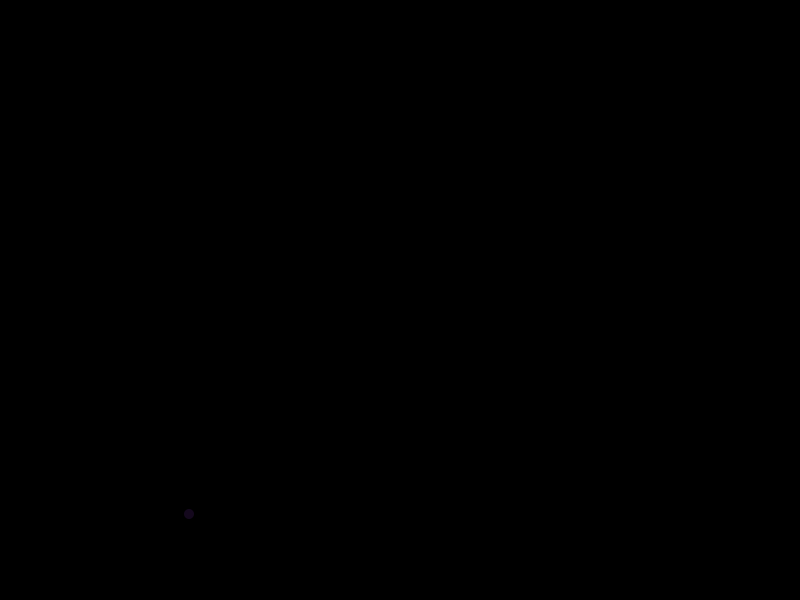
Frame 1 (no input)
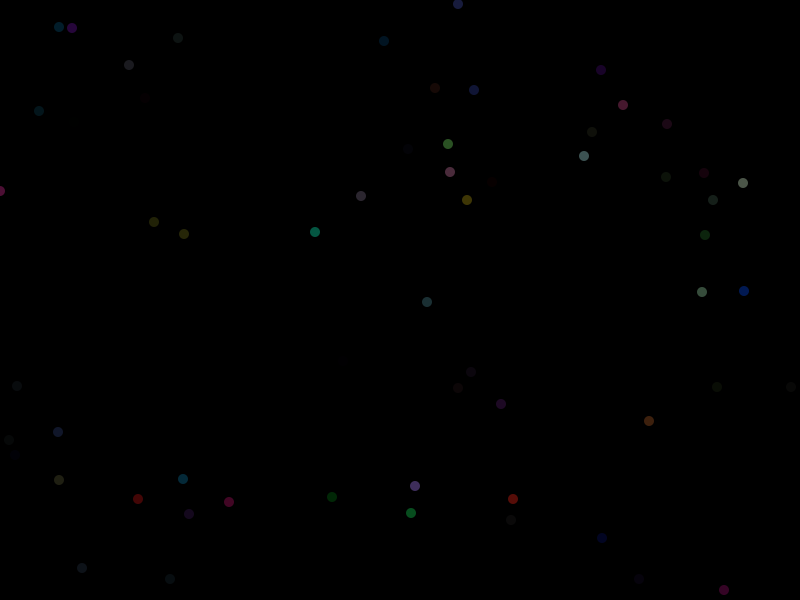
Frame 60 (the mouse pressed at the canvas centre just before this capture)
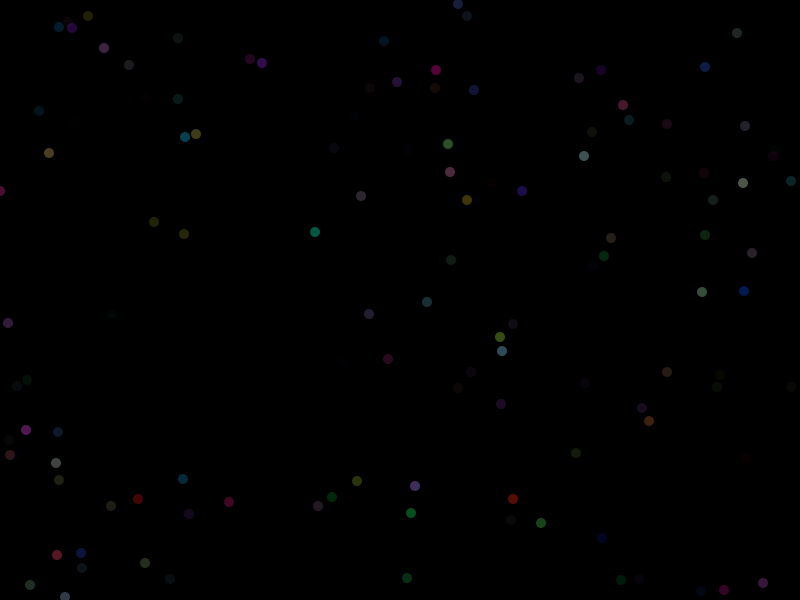
Frame 120 (the mouse held since frame 60 and released just before this capture)

The Processing sketch that drew these frames (run headless with seeded random() and noise(); from frame 60 on, the mouse is pressed at the canvas centre):

// Processing sketch: RandomExperiment
// ── RandomExperiment.pde
float r, g, b;
int x,y;
void setup() {
  size(800, 600);
  surface.setResizable(true);
  background(0);
}

void draw() {
  r = random(255);
  g = random(255);
  b = random(255);
  x = (int)random(width);
  y = (int)random(height);
  fill(r, g, b, (int)random(100));
  noStroke();
  circle(x, y, 10);
}
